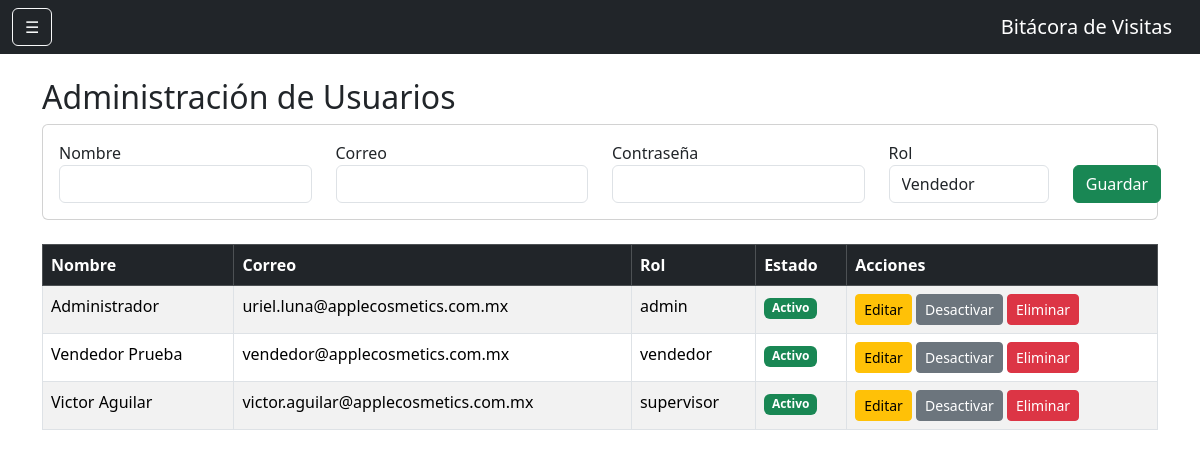
/usuarios (signed in), run on the app's committed database.
### models.py (models this page shows)
class Usuario(UserMixin, db.Model):
    __tablename__ = 'usuarios'
    id = db.Column(db.Integer, primary_key=True)
    nombre = db.Column(db.String(100), nullable=False)
    correo = db.Column(db.String(120), unique=True, nullable=False)
    password = db.Column(db.String(500), nullable=False)
    rol = db.Column(db.String(20), default='vendedor')
    activo = db.Column(db.Boolean, default=True)

### app.py (the view, shortened to what this page needs)
@app.route('/usuarios', methods=['GET', 'POST'])
@login_required
def usuarios():
    if current_user.rol != 'admin':
        return "Acceso denegado"
    lista_usuarios = Usuario.query.order_by(
        Usuario.nombre
    ).all()
    return render_template(
        'usuarios.html',
        usuarios=lista_usuarios
    )

### app.py (called while the page is built)
@login_manager.user_loader
def load_user(user_id):
    return Usuario.query.get(int(user_id))

### templates/usuarios.html (shortened to what this page needs)
{% extends 'base.html' %}
{% block contenido %}
<h2>Administración de Usuarios</h2>
<div class="card mb-4">
    <div class="card-body">
        <form method="POST">
            <div class="row">
                <div class="col-md-3">
                    <label>Nombre</label>
                    <input
                        type="text"
                        name="nombre"
                        class="form-control"
                        required>
                </div>
                <div class="col-md-3">
                    <label>Correo</label>
                    <input
                        type="email"
                        name="correo"
                        class="form-control"
                        required>
                </div>
                <div class="col-md-3">
                    <label>Contraseña</label>
                    <input
                        type="password"
                        name="password"
                        class="form-control"
                        required>
                </div>
                <div class="col-md-2">
                    <label>Rol</label>
                    <select
                        name="rol"
                        class="form-control">
                        <option value="vendedor">
                            Vendedor
                        </option>
                    </select>
                </div>
                <div class="col-md-1 d-flex align-items-end">
                    <button
                        type="submit"
                        class="btn btn-success">
                        Guardar
                    </button>
                </div>
            </div>
        </form>
    </div>
</div>
<div class="table-responsive">
    <table class="table table-striped table-bordered">
        <thead class="table-dark">
            <tr>
                <th>Nombre</th>
                <th>Correo</th>
                <th>Rol</th>
                <th>Estado</th>
                <th>Acciones</th>
            </tr>
        </thead>
        <tbody>
            {% for usuario in usuarios %}
            <tr>
                <td>{{ usuario.nombre }}</td>
                <td>{{ usuario.correo }}</td>
                <td>{{ usuario.rol }}</td>
                <td>
                    {% if usuario.activo %}
                        <span class="badge bg-success">
                            Activo
                        </span>
                    {% else %}
                        <span class="badge bg-danger">
                            Inactivo
                        </span>
                    {% endif %}
                </td>
                <td>
                    <a href="{{ url_for('editar_usuario', id=usuario.id) }}"
                       class="btn btn-warning btn-sm">
                        Editar
                    </a>
                    {% if usuario.activo %}
                        <a href="{{ url_for('desactivar_usuario', id=usuario.id) }}"
                           class="btn btn-secondary btn-sm"
                           onclick="return confirm('¿Desea desactivar este usuario?');">
                            Desactivar
                        </a>
                    {% else %}
                        <a href="{{ url_for('reactivar_usuario', id=usuario.id) }}"
                           class="btn btn-success btn-sm"
                           onclick="return confirm('¿Desea reactivar este usuario?');">
                            Reactivar
                        </a>
                    {% endif %}
                    <a href="{{ url_for('eliminar_usuario', id=usuario.id) }}"
                       class="btn btn-danger btn-sm"
                       onclick="return confirm('¿Está seguro de eliminar este usuario definitivamente? Esta acción no se puede deshacer.');">
                        Eliminar
                    </a>
                </td>
            </tr>
            {% endfor %}
        </tbody>
    </table>
</div>
{% endblock %}

### data on the page
Usuario: nombre "Administrador", correo "uriel.luna@applecosmetics.com.mx", rol "admin", activo "Activo"
Usuario: nombre "Vendedor Prueba", correo "vendedor@applecosmetics.com.mx", rol "vendedor", activo "Activo"
Usuario: nombre "Victor Aguilar", correo "victor.aguilar@applecosmetics.com.mx", rol "supervisor", activo "Activo"
